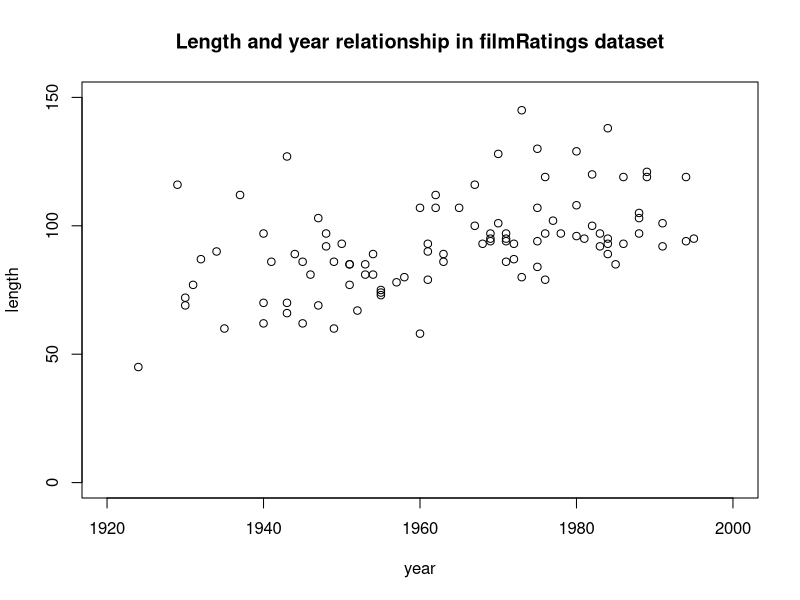
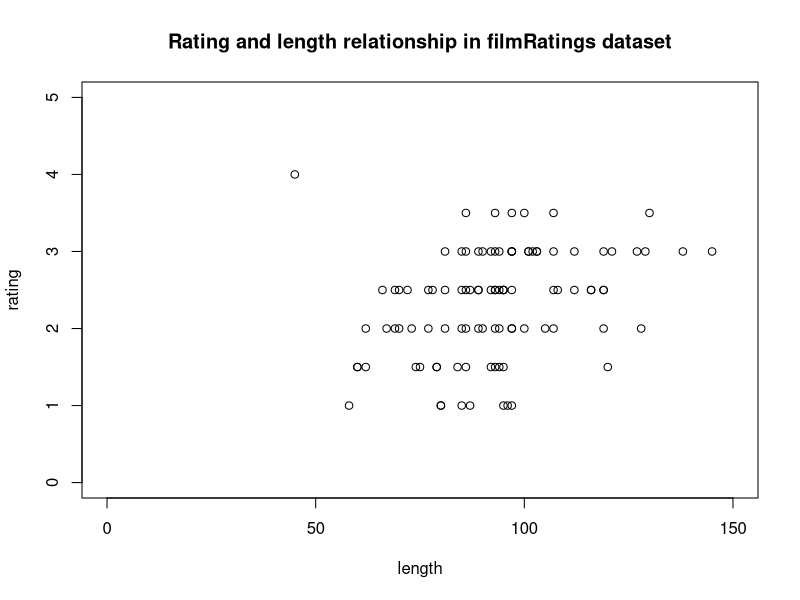
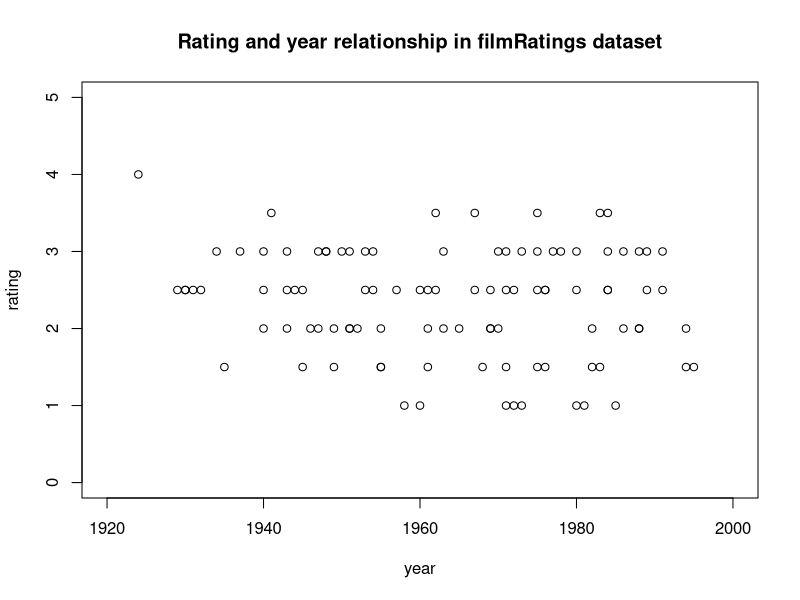
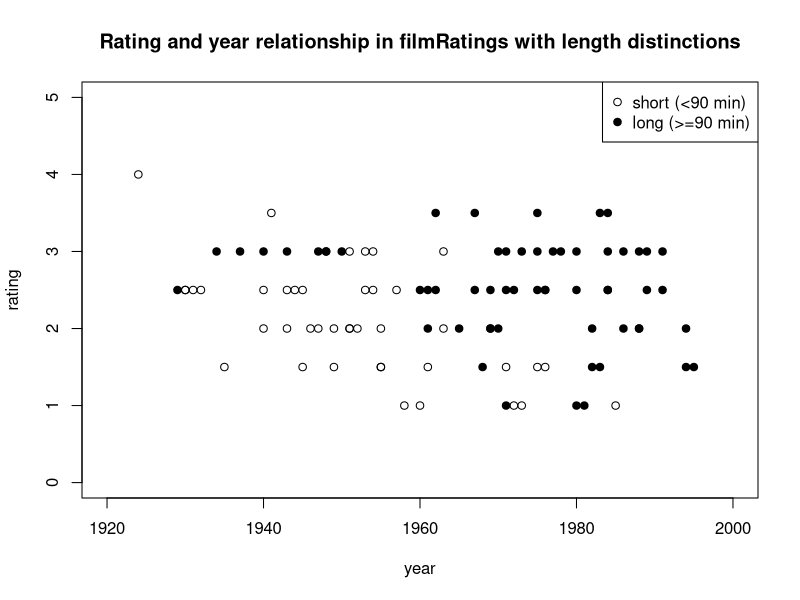

Generate these figures, in order, with R:
## ---- chunk 1
knitr::opts_chunk$set(echo = TRUE)
library(knitr)
## ---- chunk 2
# set up
ratings <- read.table("filmRatings.txt", sep="", header = TRUE)
head(ratings)
len <- ratings$Length
year <- ratings$Year
rate <- ratings$Rating
## ---- chunk 3
plot(len ~ year, data=ratings, main = "Length and year relationship in filmRatings dataset", 
     xlab = "year", ylab = "length", xlim = c(1920, 2000), ylim = c(0, 150))
cor(year, len)
## ---- chunk 4
plot(rate ~ len, data=ratings, main = "Rating and length relationship in filmRatings dataset", 
     xlab = "length", ylab = "rating", xlim = c(0, 150), ylim = c(0, 5))
cor(len, rate)
## ---- chunk 5
plot(rate ~ year, data=ratings, main = "Rating and year relationship in filmRatings dataset", 
     xlab = "year", ylab = "rating", xlim = c(1920, 2000), ylim = c(0, 5))
cor(year, rate)
## ---- chunk 6
ratings$Length_Category <- "long"
ratings$Length_Category[ratings$Length < 90] <- "short"
ratings$Length_Category <- factor(ratings$Length_Category, levels = c("short", "long"))
pch_vals <- c("short" = 1, "long" = 19) # setting short to open cirles and long to closed

plot(year, rate, pch = pch_vals[ratings$Length_Category],
     main = "Rating and year relationship in filmRatings with length distinctions",
     xlab = "year", ylab = "rating", xlim = c(1920, 2000), ylim = c(0, 5))

legend("topright", legend = c("short (<90 min)", "long (>=90 min)"), pch = c(1, 19))
## ---- chunk 7
fit <- lm(rate ~ year)
summary(fit)
## ---- chunk 8
fit2 <- lm(rate ~ year + len)
summary(fit2)
## ---- chunk 9
nrow(ratings) # 100 movies total
sum(len < 90) # 42 short movies 
sum(len >= 90) # 58 long movies 

sum(len < 90 & year <= 1965 & rate <= 2.5) # old short bad count (29)
sum(len < 90 & year <= 1965 & rate >= 3) # old short good count (6)
sum(len >= 90 & year >= 1966 & rate <= 2.5) # new long bad count (27)
sum(len >= 90 & year >= 1966 & rate >= 3) # new long good count (16)

sum(year >= 1966 & rate >= 3) # new all good count (16)
sum(year <= 1965 & rate <= 2.5) # old all bad count (35)

# note that the table is in a different format 
# (could not figure out how to typeset it in the original format sorry)
table <- data.frame(
  category = c("new short", "old short", "new long", "old long", "new all", "old all"),
  bad = c(7, 29, 27, 6, 34, 35),
  good = c(0, 6, 16, 9, 16, 15),
  good_percent = c("0%", "17.14%", "37.21%", "60%", "32%", "30%")
)
kable(table)
